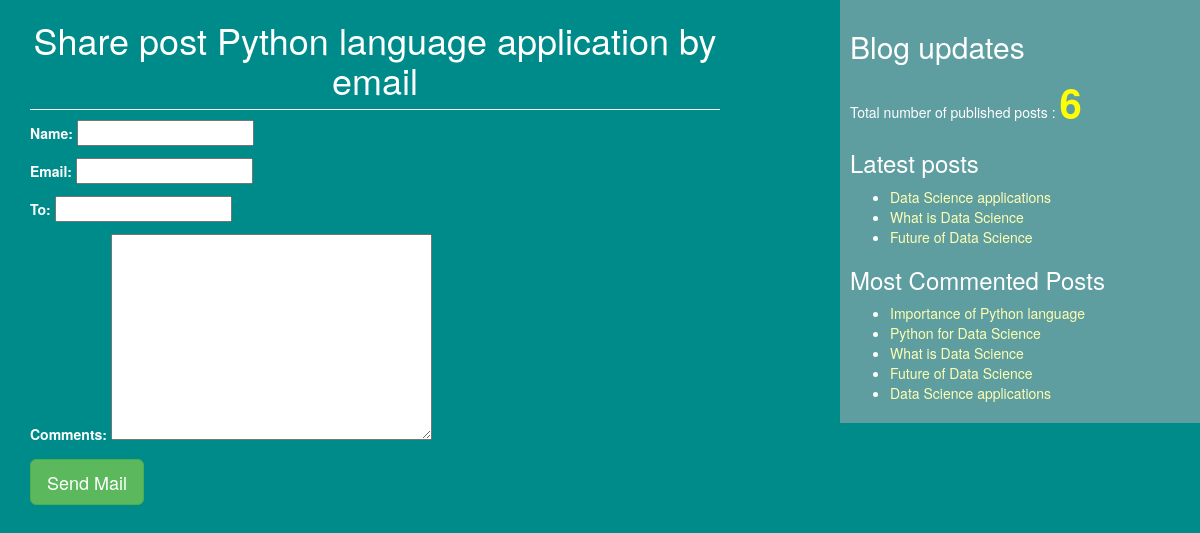
The page /email/5 on the database its author committed.
### blogapp/models.py (models this page shows)
class Post(models.Model):
    STATUS_CHOICES = (("draft","Draft"),("publish","Publish"),)
    title = models.CharField(max_length=200, unique=True)
    slug = models.SlugField(max_length=200, unique_for_date='publish')
    author = models.ForeignKey(User, on_delete= models.CASCADE,related_name='blog_posts')
    image=models.ImageField(null=True, blank=True, default='/images/')
    publish=models.DateTimeField(default=timezone.now)
    upload_to = models.DateTimeField(default=timezone.now)
    content = models.TextField()
    created_on = models.DateTimeField(auto_now_add=True)
    status = models.CharField(max_length=10,choices=STATUS_CHOICES, default="draft")
    tags=TaggableManager()

### blogapp/views.py (the view)
# urls.py: path('email/<id>', views.mail_send_view,name='email_view'),
def mail_send_view(request,id):
    post=get_object_or_404(Post,id=id)
    sent=False
    if request.method=='POST':
        form=EmailSendForm(request.POST)
        if form.isvalid():
            cd=form.cleaned_data
            send_mail('subject','message','sowju4h@gmail.com',[cd['to']])
            sent=True
    else:
        form=EmailSendForm()
    return render(request,'blogapp/share_email.html',{'form':form,'post':post})

### blogapp/forms.py
class EmailSendForm(forms.Form):
    name=forms.CharField()
    email=forms.EmailField()
    to=forms.EmailField()
    comments=forms.CharField(required=False, widget=forms.Textarea)

### blogapp/templatetags/blog_tags.py (called while the page is built)
@register.simple_tag(name='my_tag')
def total_posts():
    return Post.objects.count()

@register.inclusion_tag('blogapp/latest_posts.html')
def show_latest_posts():
    latest_post=Post.objects.order_by('-publish')[:3]
    return {'latest_post':latest_post}

@register.simple_tag()
def most_commented_posts(count=5):
    return Post.objects.annotate(total_comments=Count('comments')).order_by('-total_comments')[:count]

### templates/blogapp/share_email.html (shortened to what this page needs)
<!DOCTYPE html>
{% extends "blogapp/base.html" %}
{% block content %}
{%if sent%}
<h1>Email successfully sent!!!</h1>
{%else%}
       <h1> {% block title %} Share post {{ post.title }} by email{% endblock title %} </h1>
       <form >
         {{form.as_p}}
         <input type="submit" class='btn btn-lg btn-success' value="Send Mail">
       </form>
  {%endif%}
{% endblock %}

### templates/blogapp/base.html (shortened to what this page needs)
<!DOCTYPE html>
{%load blog_tags%}
{%load static%}
<html lang="en" dir="ltr">
  <head>
    <link rel="stylesheet" href="https://stackpath.bootstrapcdn.com/bootstrap/3.4.1/css/bootstrap.min.css"
>
    <link rel="stylesheet" href="{%static "css/blogapp.css"%}">
  </head>
  <body>
    <div class="content">
      {%block content%}{%endblock%}
    </div>
    <div class="sidebar">
      <h2>Blog updates</h2>
      <p>Total number of published posts : <span id='pcount'>{%my_tag%}</span></p>
      <h3>Latest posts</h3>{%show_latest_posts%}
      <h3>Most Commented Posts</h3>
      {% most_commented_posts as commented_posts%}
      <ul>
        {%for post in commented_posts%}
        <li> <a href="{% url 'post_detail' post.slug %}">{{post.title}}</a></li>
        {%endfor%}
      </ul>
    </div>
  </body>
</html>

### templates/blogapp/latest_posts.html
<ul>
  {%for post in latest_post%}
  <li> <a href="{% url 'post_detail' post.slug %}">{{post.title}}</a></li>
  {%endfor%}
</ul>

### static/css/blogapp.css (style rules this page uses)
.content { width:60%; float:left; padding:0 0 0 30px; background:darkcyan; height:100%; }
.sidebar { width:30%; float:right; padding: 10px; background:cadetblue; height:100%; }
a { color:#ffffb3; }
h1 { text-align:center; border-bottom: 1px solid white; padding-bottom: 10px; }
body { color: white; background:darkcyan; }
#pcount { font-size:40px; color:yellow; font-weight:bold; }

### rows shown on the page
Post: title "Python language application"
Post: title "Data Science applications"
Post: title "What is Data Science"
Post: title "Future of Data Science"
Post: title "Importance of Python language"
Post: title "Python for Data Science"
